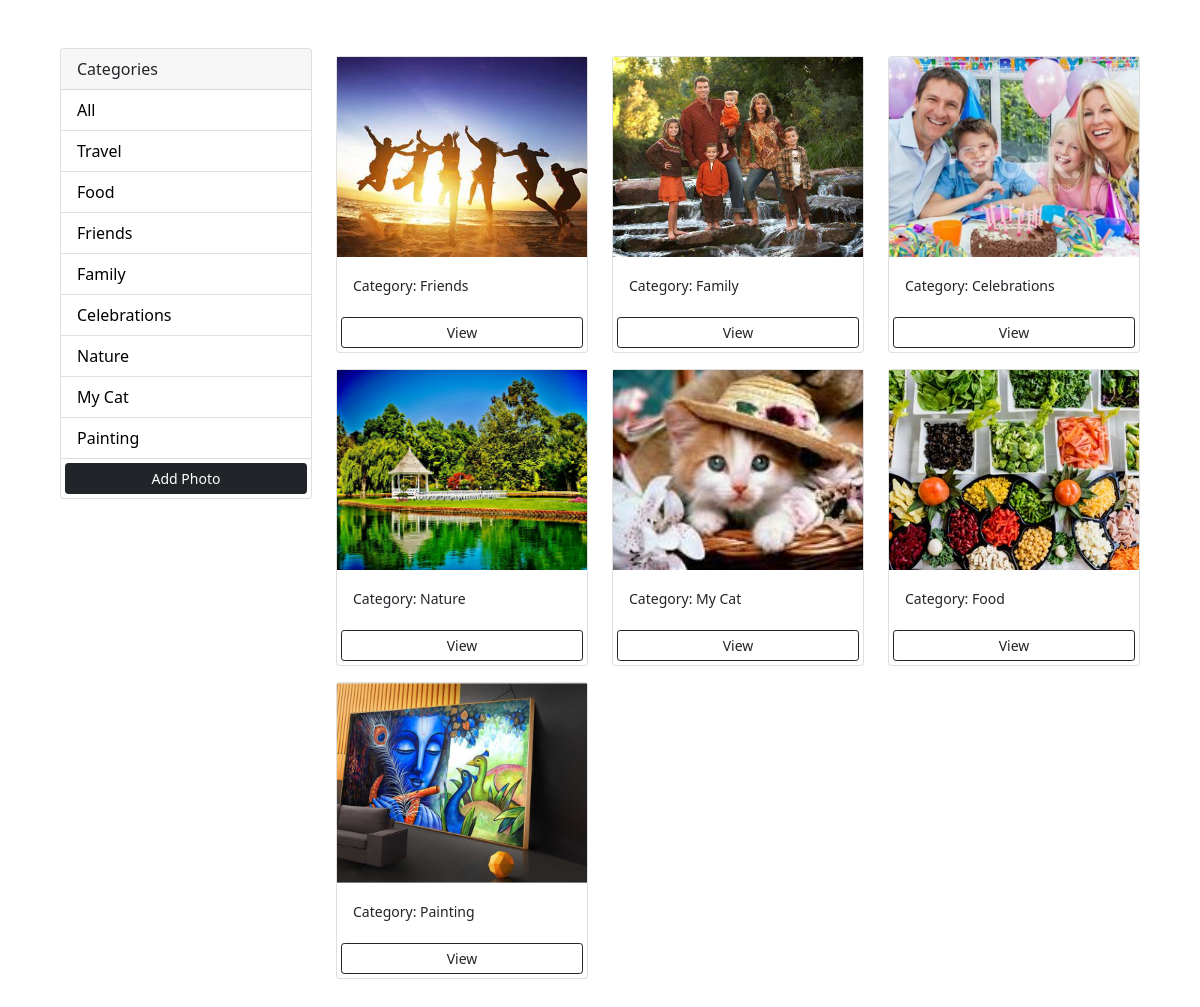
The page / on the database its author committed.
### photos/models.py (models this page shows, shortened)
class Category(models.Model):
    name=models.CharField(max_length=100,null=False,blank=False)

class Photo(models.Model):
    category=models.ForeignKey(Category,on_delete=models.SET_NULL,null=True)
    image=models.ImageField(null=False,blank=False)
    description=models.TextField(max_length=500,null=False,blank=False)

### photos/views.py (the view)
# urls.py: path('',views.gallery,name='gallery'),
def gallery(request):
    categories=Category.objects.all()
    photos=Photo.objects.all()
    context={'categories':categories,'photos':photos}
    return render(request,'photos/gallery.html',context)

### photos/templates/photos/gallery.html (shortened to what this page needs)
<!DOCTYPE html>
<html lang="en">
<head>
    <link href="https://cdn.jsdelivr.net/npm/bootstrap@5.0.0-beta1/dist/css/bootstrap.min.css" rel="stylesheet"
>
</head>
<body class="m-5">
    <div class="container">
        <div class="row">
            <div class="col-md-3">
                <div class="card">
                    <div class="card-header">
                        Categories
                    </div>
                    <ul class="list-group list-group-flush">
                        <li class="list-group-item">
                            <a href="{% url 'gallery' %}">All</a>
                        </li>
                        {% for category in categories %}
                        <li class=" list-group-item">
                            <a href="{% url 'gallery' %}?category={{category.name}}">
                                {{category.name}}
                            </a>
                        </li>
                        {% endfor %}
                        <a href="{% url 'add' %}" class="btn btn-dark btn-block btn-sm m-1">Add Photo</a>
                    </ul>
                </div>
            </div>
            <div class="col-md-9">
                <div class="row">
                    {% for photo in photos %}
                    <div class="col-md-4">
                        <div class="card my-2">
                            <img class="image-thumbail" src="{{photo.image.url}}" alt="Card image cap">
                            <div class="card-body">
                                <small>Category: {{photo.category.name}}</small>
                            </div>
                            <a href="{% url 'photo' photo.id %}" class="btn btn-outline-dark btn-sm m-1">View</a>
                        </div>
                    </div>
                    {% empty %}
                    <h3>No photos...</h3>
                    {% endfor %}
                </div>
            </div>
        </div>
    </div>
</body>
</html>

### photos/templates/photos/gallery.html (style rules this page uses)
.image-thumbail { height: 200px; object-fit: cover; }
.list-group-item a { text-decoration: none; color: black; }

### rows shown on the page
Category: name "Travel"
Category: name "Food"
Category: name "Friends"
Category: name "Family"
Category: name "Celebrations"
Category: name "Nature"
Category: name "My Cat"
Category: name "Painting"
Photo: image (picture), category.name "Friends"
Photo: image (picture), category.name "Family"
Photo: image (picture), category.name "Celebrations"
Photo: image (picture), category.name "Nature"
Photo: image (picture), category.name "My Cat"
Photo: image (picture), category.name "Food"
Photo: image (picture), category.name "Painting"
